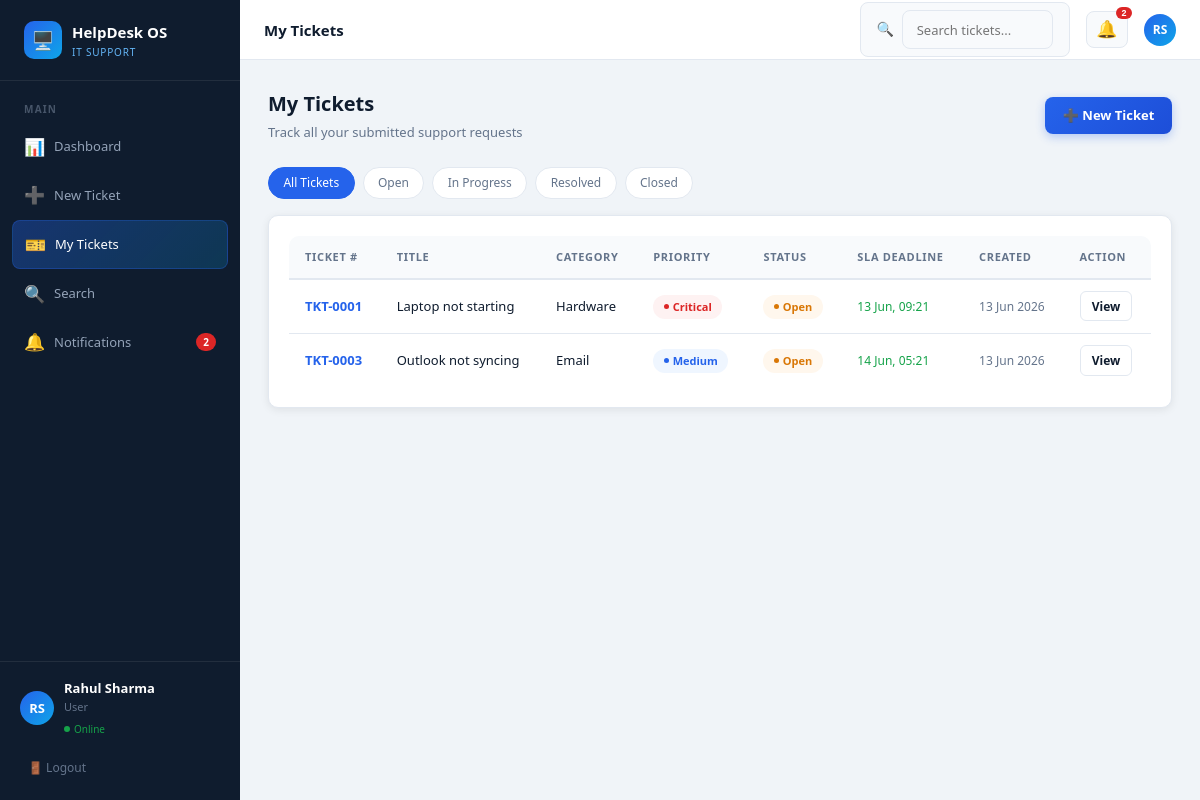
The page /my_tickets.php (signed in) on the database its author committed.
### tables this page shows
CREATE TABLE tickets (
    id           INT AUTO_INCREMENT PRIMARY KEY,
    ticket_no    VARCHAR(20) NOT NULL UNIQUE,
    user_id      INT NOT NULL,
    assigned_to  INT DEFAULT NULL,
    title        VARCHAR(255) NOT NULL,
    description  TEXT NOT NULL,
    category     ENUM('Hardware','Software','Network','Access','Email','Security','Other') NOT NULL,
    priority     ENUM('Low','Medium','High','Critical') DEFAULT 'Medium',
    status       ENUM('Open','In Progress','Resolved','Closed') DEFAULT 'Open',
    sla_deadline DATETIME,
    created_at   TIMESTAMP DEFAULT CURRENT_TIMESTAMP,
    updated_at   TIMESTAMP DEFAULT CURRENT_TIMESTAMP ON UPDATE CURRENT_TIMESTAMP,
    FOREIGN KEY (user_id)     REFERENCES users(id) ON DELETE CASCADE,
    FOREIGN KEY (assigned_to) REFERENCES users(id) ON DELETE SET NULL
);

### includes/auth.php (called while the page is built, shortened)
<?php
function current_user_id()   { return $_SESSION['user_id'] ?? null; }
?>

### my_tickets.php (the view, shortened to what this page needs)
<?php
require_once 'includes/db.php'; require_once 'includes/header.php'; require_login();
$uid=current_user_id(); $filter=$_GET['status']??'all';
$where="WHERE t.user_id=$uid";
$tickets=$conn->query("SELECT t.*,u.name requester FROM tickets t JOIN users u ON t.user_id=u.id $where ORDER BY t.created_at DESC");
?>
<div class="page-header">
    <div><div class="page-title">My Tickets</div><div class="page-sub">Track all your submitted support requests</div></div>
    <a href="/Helpdesk/submit_ticket.php" class="btn btn-primary">➕ New Ticket</a>
</div>
<div class="filter-bar">
    <?php foreach(['all'=>'All Tickets','Open'=>'Open','In Progress'=>'In Progress','Resolved'=>'Resolved','Closed'=>'Closed'] as $v=>$l): ?>
    <a href="?status=<?=urlencode($v)?>" class="filter-btn <?=$filter===$v?'active':''?>"><?=$l?></a>
    <?php endforeach; ?>
</div>
<div class="card">
    <div class="table-wrap">
        <table class="table">
            <thead><tr><th>Ticket #</th><th>Title</th><th>Category</th><th>Priority</th><th>Status</th><th>SLA Deadline</th><th>Created</th><th>Action</th></tr></thead>
            <tbody>
            <?php while($row=$tickets->fetch_assoc()):
                $sla_ok=!$row['sla_deadline']||strtotime($row['sla_deadline'])>time();
            ?>
            <tr>
                <td><strong style="color:var(--primary)"><?=htmlspecialchars($row['ticket_no'])?></strong></td>
                <td style="max-width:180px;overflow:hidden;text-overflow:ellipsis;white-space:nowrap"><?=htmlspecialchars($row['title'])?></td>
                <td><span class="chip"><?=$row['category']?></span></td>
                <td><span class="badge badge-<?=strtolower($row['priority'])?>"><?=$row['priority']?></span></td>
                <td><span class="badge badge-status-<?=strtolower(str_replace(' ','-',$row['status']))?>"><?=$row['status']?></span></td>
                <td style="font-size:12px;color:<?=$sla_ok?'var(--success)':'var(--danger)'?>"><?=$row['sla_deadline']?date('d M, H:i',strtotime($row['sla_deadline'])):'—'?></td>
                <td style="font-size:12px;color:var(--muted)"><?=date('d M Y',strtotime($row['created_at']))?></td>
                <td><a href="/Helpdesk/ticket_detail.php?id=<?=$row['id']?>" class="btn btn-secondary btn-sm">View</a></td>
            </tr>
            <?php endwhile; ?>
            </tbody>
        </table>
    </div>
</div>
<?php require_once 'includes/footer.php'; ?>

### assets/css/style.css (style rules this page uses)
*, *::before, *::after { box-sizing: border-box; margin: 0; padding: 0; }
:root { --navy: #0f1c2e; --navy2: #1a3a5c; --primary: #2563eb; --primary-h: #1d4ed8; --teal: #0ea5e9; --white: #fff; --bg: #f0f4f8; --card: #fff; --border: #e2e8f0; --text: #0f1c2e; --muted: #64748b; --light: #f8fafc; --success: #16a34a; --warning: #d97706; --danger: #dc2626; --info: #0891b2; --radius: 10px; --shadow: 0 2px 8px rgba(0,0,0,.08); --shadow-lg: 0 8px 24px rgba(0,0,0,.12); --sidebar-w: 240px; }
body { font-family: 'Segoe UI',system-ui,sans-serif; background: var(--bg); color: var(--text); font-size: 14px; line-height: 1.6; }
.page-header { display: flex; align-items: center; justify-content: space-between; margin-bottom: 1.5rem; flex-wrap: wrap; gap: .75rem; }
.page-title { font-size: 20px; font-weight: 700; }
.page-sub { font-size: 13px; color: var(--muted); margin-top: 2px; }
.card { background: var(--card); border: 1px solid var(--border); border-radius: var(--radius); padding: 1.25rem; margin-bottom: 1.25rem; box-shadow: var(--shadow); }
.table-wrap { overflow-x: auto; border-radius: var(--radius); }
.table { width: 100%; border-collapse: collapse; font-size: 13px; min-width: 600px; }
.table thead tr { background: var(--light); }
.table th { text-align: left; padding: .75rem 1rem; border-bottom: 2px solid var(--border); font-weight: 600; color: var(--muted); font-size: 11px; text-transform: uppercase; letter-spacing: .06em; white-space: nowrap; }
.table td { padding: .72rem 1rem; border-bottom: 1px solid var(--border); vertical-align: middle; }
.table tbody tr:last-child td { border-bottom: none; }
.badge { display: inline-flex; align-items: center; gap: 4px; padding: .2rem .65rem; border-radius: 99px; font-size: 11px; font-weight: 600; white-space: nowrap; }
.badge::before { content: ''; width: 5px; height: 5px; border-radius: 50%; display: inline-block; }
.badge-critical { background: #fef2f2; color: var(--danger); }
.badge-critical::before { background: var(--danger); }
.badge-medium { background: #eff6ff; color: var(--primary); }
.badge-medium::before { background: var(--primary); }
.badge-status-open { background: #fff7ed; color: var(--warning); }
.badge-status-open::before { background: var(--warning); }
.btn { display: inline-flex; align-items: center; gap: 6px; padding: .5rem 1.1rem; border-radius: 8px; font-size: 13px; font-weight: 600; cursor: pointer; border: none; text-decoration: none; transition: all .15s; font-family: inherit; white-space: nowrap; }
.btn-primary { background: linear-gradient(135deg,var(--primary),var(--primary-h)); color: #fff; box-shadow: 0 3px 10px rgba(37,99,235,.3); }
.btn-secondary { background: var(--white); color: var(--text); border: 1px solid var(--border); }
.btn-sm { padding: .28rem .7rem; font-size: 12px; border-radius: 6px; }
.filter-bar { display: flex; gap: .5rem; flex-wrap: wrap; margin-bottom: 1rem; }
.filter-btn { padding: .35rem .9rem; border: 1.5px solid var(--border); border-radius: 99px; font-size: 12px; text-decoration: none; color: var(--muted); transition: all .15s; background: #fff; cursor: pointer; font-family: inherit; }
.filter-btn.active, .filter-btn:hover { background: var(--primary); color: #fff; border-color: var(--primary); }

### rows shown on the page
tickets: ticket_no "TKT-0001", title "Laptop not starting", category "Hardware", priority "Critical", status "Open", sla_deadline "13 Jun, 09:21", created_at "13 Jun 2026"
tickets: ticket_no "TKT-0003", title "Outlook not syncing", category "Email", priority "Medium", status "Open", sla_deadline "14 Jun, 05:21", created_at "13 Jun 2026"

### other values the page prints
$notif_count "2"
getInitials(current_user_name()) "RS"
current_user_name() "Rahul Sharma"
current_role() "User"
$l "All Tickets"
$l "Open"
$l "In Progress"
$l "Resolved"
$l "Closed"
